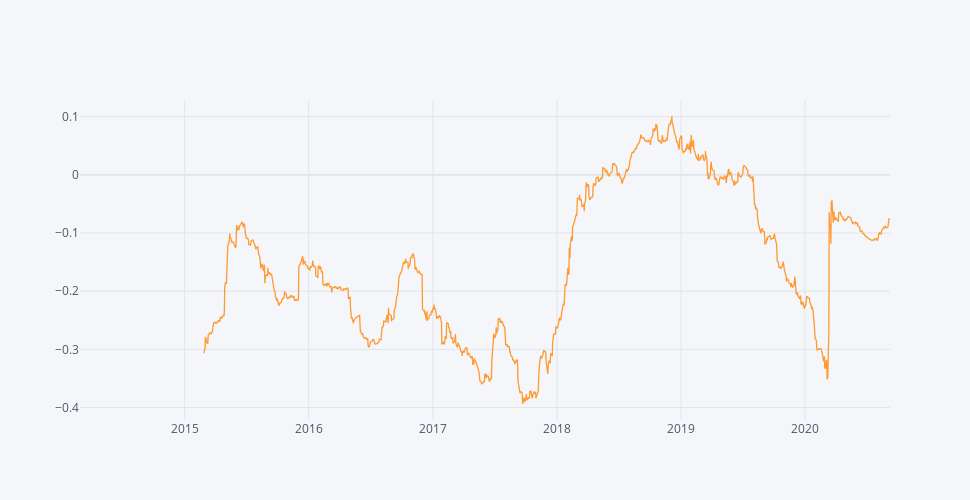

The notebook cell saved with this chart:
### Code cell
returns['VG_GB'].rolling(260).corr(returns['IWDA']).iplot(dimensions=pa.dimensions)

### Figure 1 — Plotly figure (JSON) as saved in the notebook; plotly's stock layout.template omitted (floating-point values rounded to 4 significant figures; data arrays with more than 128 entries replaced by an {"elided": "..."} marker saying what was removed)
{"data": [{"line": {"color": "rgba(255, 153, 51, 1.0)", "dash": "solid", "shape": "linear", "width": 1.3}, "mode": "lines", "name": "None", "text": "", "type": "scatter", "x": {"elided": "1707 str values"}, "y": {"elided": "1707 mixed values"}}], "layout": {"height": 500, "legend": {"bgcolor": "#F5F6F9", "font": {"color": "#4D5663"}}, "paper_bgcolor": "#F5F6F9", "plot_bgcolor": "#F5F6F9", "title": {"font": {"color": "#4D5663"}}, "width": 970, "xaxis": {"autorange": true, "gridcolor": "#E1E5ED", "range": ["2014-02-27", "2020-09-07"], "showgrid": true, "tickfont": {"color": "#4D5663"}, "title": {"font": {"color": "#4D5663"}, "text": ""}, "type": "date", "zerolinecolor": "#E1E5ED"}, "yaxis": {"autorange": true, "gridcolor": "#E1E5ED", "range": [-0.4214, 0.1285], "showgrid": true, "tickfont": {"color": "#4D5663"}, "title": {"font": {"color": "#4D5663"}, "text": ""}, "type": "linear", "zerolinecolor": "#E1E5ED"}}}
